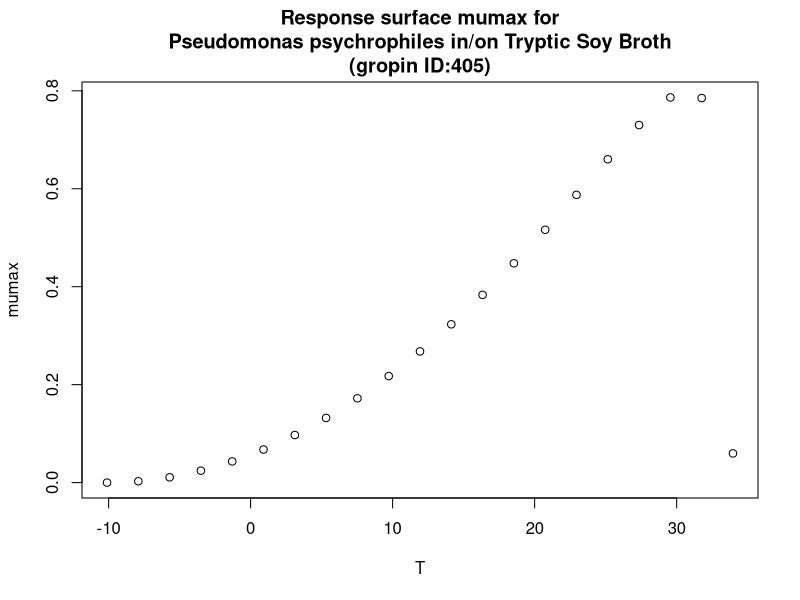

Generate this figure with R:
#############################
# start of Parameter script
#############################
T <- seq(-10.1101,33.966033966034,length.out=21)
#############################
# end of Parameter script
#############################
############################# 
# start of Model script Gropin ID 405 
#############################
 
# constant coefficients for this model
 
variables <- data.frame(T)
argumentsPar <- expand.grid(variables)
 
# heart of the model
response_surface <- function(T) {
   mumax <-(8*(10^-1)*(T-34)*((T+10.1)^2))/((30.8+10.1)*((30.8+10.1)*(T-30.8)-(30.8-34)*(30.8-10.1-2*T)))

return(mumax=mumax)
} 

# output parameters
responseSurface <- cbind(argumentsPar,response_surface(argumentsPar['T']))
colnames(responseSurface) <- c(colnames(argumentsPar),'mumax')
#############################
# End of Model script
#############################
############################# 
# start of Visualisation script Gropin ID 405 
#############################
plot(T,responseSurface$'mumax',xlab='T',
                          ylab='mumax',main='Response surface mumax for
Pseudomonas psychrophiles in/on Tryptic Soy Broth
(gropin ID:405)')
#############################
# End of Visualisation script
#############################
